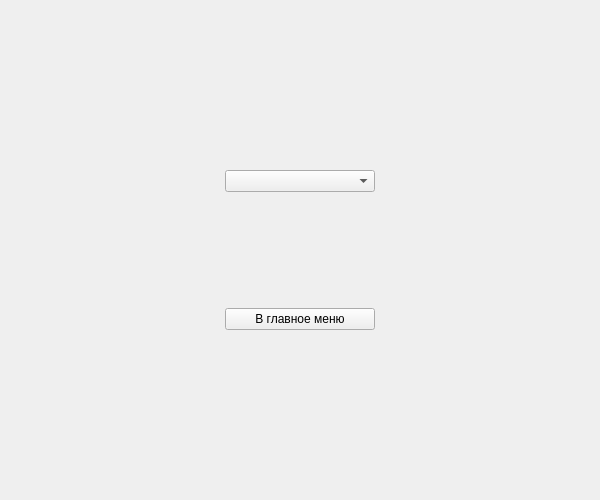
<?xml version="1.0" encoding="UTF-8"?>
<ui version="4.0">
 <class>Settings</class>
 <widget class="QWidget" name="Settings">
  <property name="geometry">
   <rect>
    <x>0</x>
    <y>0</y>
    <width>600</width>
    <height>500</height>
   </rect>
  </property>
  <layout class="QVBoxLayout" name="verticalLayout_page3">
   <item>
    <spacer name="verticalSpacer_settings_top">
     <property name="orientation">
      <enum>Qt::Orientation::Vertical</enum>
     </property>
     <property name="sizeHint" stdset="0">
      <size>
       <width>0</width>
       <height>0</height>
      </size>
     </property>
    </spacer>
   </item>
   <item>
    <layout class="QHBoxLayout" name="horizontalLayout_settings_center">
     <item>
      <spacer name="horizontalSpacer_settings_left">
       <property name="orientation">
        <enum>Qt::Orientation::Horizontal</enum>
       </property>
       <property name="sizeHint" stdset="0">
        <size>
         <width>0</width>
         <height>0</height>
        </size>
       </property>
      </spacer>
     </item>
     <item>
      <layout class="QVBoxLayout" name="verticalLayout_settings_content">
       <item>
        <widget class="QComboBox" name="comboDifficulty">
         <property name="minimumSize">
          <size>
           <width>150</width>
           <height>0</height>
          </size>
         </property>
        </widget>
       </item>
       <item>
        <spacer name="verticalSpacer_before_btn_settings">
         <property name="orientation">
          <enum>Qt::Orientation::Vertical</enum>
         </property>
         <property name="sizeHint" stdset="0">
          <size>
           <width>20</width>
           <height>30</height>
          </size>
         </property>
        </spacer>
       </item>
       <item>
        <widget class="QPushButton" name="btnBackSettings">
         <property name="text">
          <string>В главное меню</string>
         </property>
        </widget>
       </item>
      </layout>
     </item>
     <item>
      <spacer name="horizontalSpacer_settings_right">
       <property name="orientation">
        <enum>Qt::Orientation::Horizontal</enum>
       </property>
       <property name="sizeHint" stdset="0">
        <size>
         <width>0</width>
         <height>0</height>
        </size>
       </property>
      </spacer>
     </item>
    </layout>
   </item>
   <item>
    <spacer name="verticalSpacer_settings_bottom">
     <property name="orientation">
      <enum>Qt::Orientation::Vertical</enum>
     </property>
     <property name="sizeHint" stdset="0">
      <size>
       <width>0</width>
       <height>0</height>
      </size>
     </property>
    </spacer>
   </item>
  </layout>
 </widget>
</ui>
